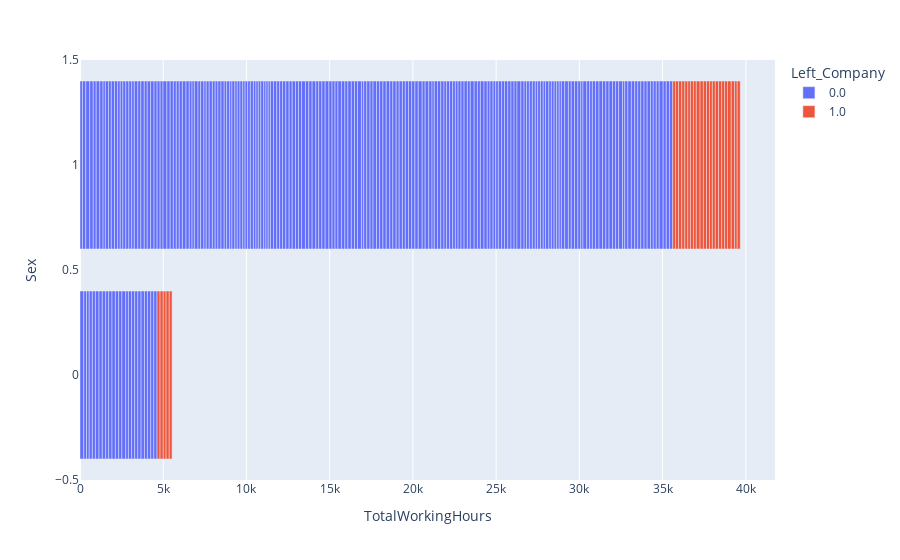

This figure's notebook cell:
### Code cell
fig = px.bar(train_data, y="Sex", x="TotalWorkingHours",color='Left_Company')
fig

### Figure 1 — Plotly figure (JSON) as saved in the notebook; plotly's stock layout.template omitted (floating-point values rounded to 4 significant figures; data arrays with more than 128 entries replaced by an {"elided": "..."} marker saying what was removed)
{"data": [{"alignmentgroup": "True", "hovertemplate": "Left_Company=0.0<br>TotalWorkingHours=%{x}<br>Sex=%{y}<extra></extra>", "legendgroup": "0.0", "marker": {"color": "#636efa"}, "name": "0.0", "offsetgroup": "0.0", "orientation": "h", "showlegend": true, "textposition": "auto", "type": "bar", "x": {"elided": "218 float values"}, "xaxis": "x", "y": {"elided": "218 int values"}, "yaxis": "y"}, {"alignmentgroup": "True", "hovertemplate": "Left_Company=1.0<br>TotalWorkingHours=%{x}<br>Sex=%{y}<extra></extra>", "legendgroup": "1.0", "marker": {"color": "#EF553B"}, "name": "1.0", "offsetgroup": "1.0", "orientation": "h", "showlegend": true, "textposition": "auto", "type": "bar", "x": [182.4, 169.7, 180.6, 191.5, 185.3, 177.2, 158.9, 181.5, 172.1, 224.7, 200.1, 187.6, 191.9, 181.8, 168.9, 169.5, 180.3, 191.4, 185.0, 181.1, 172.1, 224.8, 200.6, 192.1, 159, 181.9, 168.9], "xaxis": "x", "y": [0, 1, 1, 1, 1, 1, 1, 1, 1, 1, 1, 1, 0, 1, 0, 1, 1, 1, 1, 1, 1, 1, 1, 0, 1, 1, 0], "yaxis": "y"}], "layout": {"barmode": "relative", "legend": {"title": {"text": "Left_Company"}, "tracegroupgap": 0}, "margin": {"t": 60}, "xaxis": {"anchor": "y", "domain": [0, 1], "title": {"text": "TotalWorkingHours"}}, "yaxis": {"anchor": "x", "domain": [0, 1], "title": {"text": "Sex"}}}}
